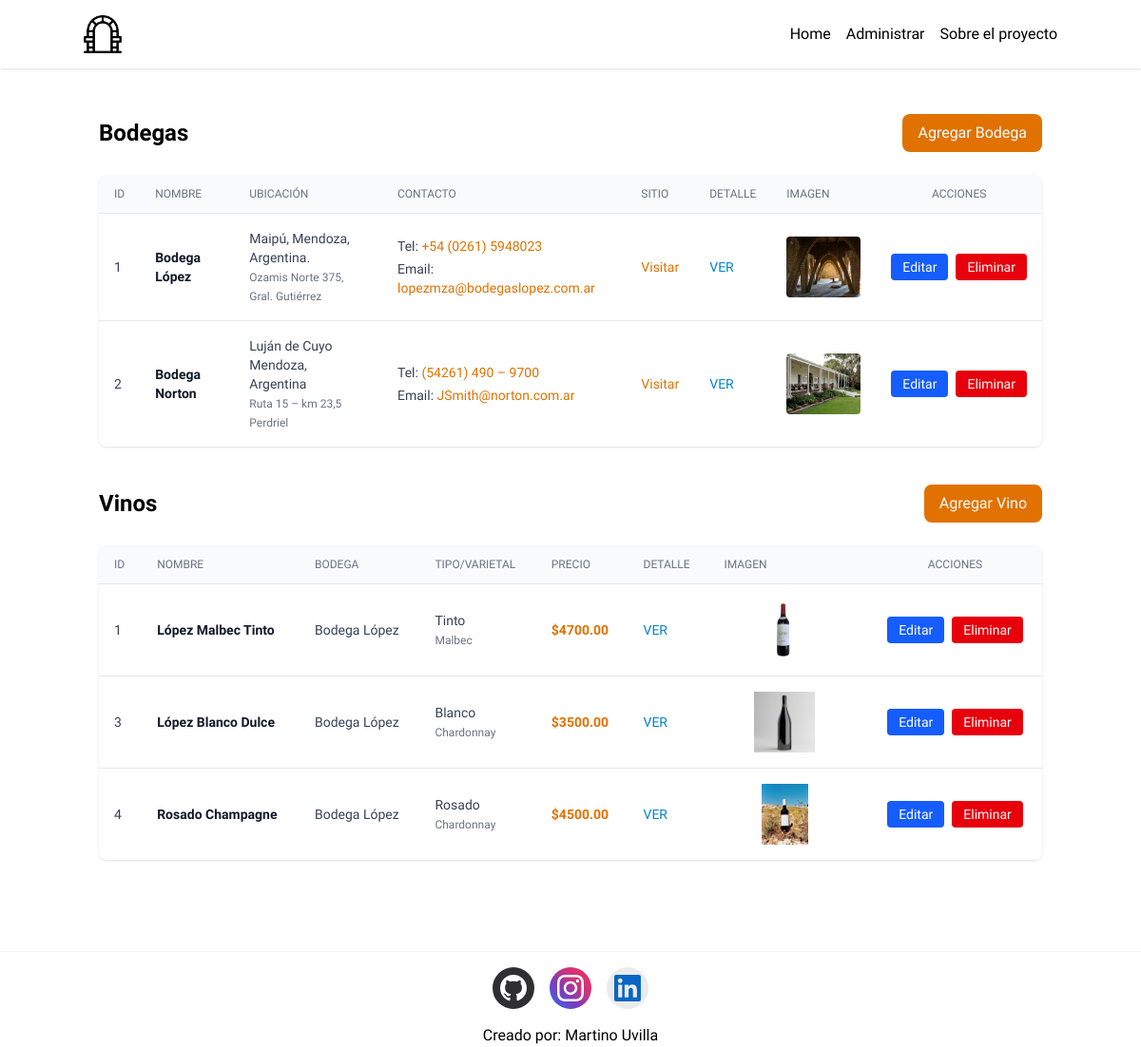
The app's page /administrar/, older data.
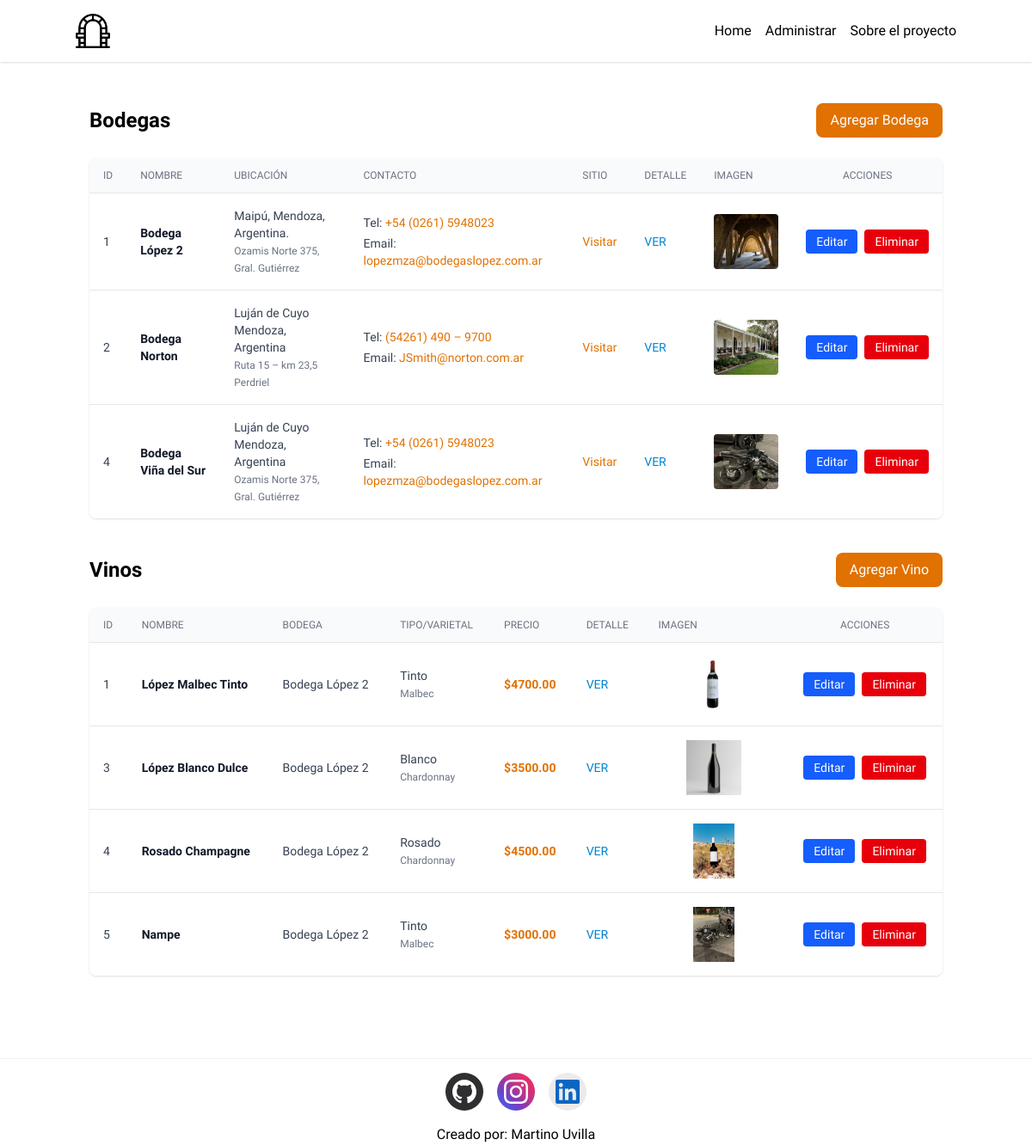
The same page, newer data.
### bodegaApp/models.py (models this page shows, shortened)
class Bodega(models.Model):
    id = models.AutoField(primary_key=True)
    nombre = models.CharField(max_length=200,verbose_name="Nombre")
    direccion = models.CharField(max_length=300,verbose_name="Dirección")
    descripcion = models.TextField(verbose_name="Descripción")
    telefono = models.CharField(max_length=20,verbose_name="Teléfono")
    email = models.EmailField(verbose_name="Email")
    ubicacion = models.CharField(max_length=200,verbose_name="Ubicación")
    imagen = models.ImageField(upload_to='imagenes/',verbose_name="Imagen")
    sitio = models.URLField(verbose_name="Sitio web",blank=True)

class Vino(models.Model):
    CHOICES = [
        ('Tinto', 'Tinto'),
        ('Blanco', 'Blanco'),
        ('Rosado', 'Rosado'),
        ('Espumoso', 'Espumoso'),]
    id = models.AutoField(primary_key=True)
    nombre = models.CharField(max_length=200,verbose_name="Nombre")
    bodega = models.ForeignKey(Bodega, on_delete=models.CASCADE,verbose_name="Bodega",related_name="vinos")
    tipo = models.CharField(max_length=20,choices=CHOICES,verbose_name="Tipo")
    varietal = models.CharField(max_length=100,verbose_name="Varietal")
    precio = models.DecimalField(max_digits=6, decimal_places=2,verbose_name="Precio")
    descripcion = models.TextField(verbose_name="Descripción")
    imagen = models.ImageField(upload_to='imagenes/',verbose_name="Imagen")

### bodegaApp/views.py (the view)
# urls.py: path('administrar/', administrar, name='administrar'),
def administrar(request):
    bodegas = Bodega.objects.all()
    vinos = Vino.objects.all()
    return render(request, 'administrar.html', {'bodegas': bodegas, 'vinos': vinos})

### bodegaApp/templates/administrar.html (shortened to what this page needs)
{% extends "base.html" %}
{% load static %}
{% block content %}
<section class="container px-4 py-12 mx-auto">
  <div class="flex items-center justify-between mb-6">
    <h1 class="text-2xl font-bold">Bodegas</h1>
    <div>
      <button class="px-4 py-2 text-white rounded-lg bg-amber-600 hover:bg-amber-700"><a href="{% url "agregar_bodega" %}">Agregar Bodega</a></button>
    </div>
  </div>
  <div class="mb-10 overflow-x-auto bg-white rounded-lg shadow">
    <table class="min-w-full divide-y divide-gray-200">
      <thead class="bg-gray-50">
        <tr>
          <th class="px-4 py-3 text-xs font-medium text-left text-gray-500 uppercase">ID</th>
          <th class="px-4 py-3 text-xs font-medium text-left text-gray-500 uppercase">Nombre</th>
          <th class="px-4 py-3 text-xs font-medium text-left text-gray-500 uppercase">Ubicación</th>
          <th class="px-4 py-3 text-xs font-medium text-left text-gray-500 uppercase">Contacto</th>
          <th class="px-4 py-3 text-xs font-medium text-left text-gray-500 uppercase">Sitio</th>
          <th class="px-4 py-3 text-xs font-medium text-left text-gray-500 uppercase">Detalle</th>
          <th class="px-4 py-3 text-xs font-medium text-left text-gray-500 uppercase">Imagen</th>
          <th class="px-4 py-3 text-xs font-medium text-center text-gray-500 uppercase">Acciones</th>
        </tr>
      </thead>
      <tbody class="bg-white divide-y divide-gray-200">
        {% for bodega in bodegas %}
        <tr>
          <td class="px-4 py-4 text-sm text-gray-700">{{ bodega.id }}</td>
          <td class="px-4 py-4 text-sm font-semibold text-gray-900">{{ bodega.nombre }}</td>
          <td class="px-4 py-4 text-sm text-gray-700">{{ bodega.ubicacion }}<br><span class="text-xs text-gray-500">{{ bodega.direccion }}</span></td>
          <td class="px-4 py-4 text-sm text-gray-700">
            <div class="space-y-1">
              <div class="text-sm">Tel: <a href="tel:{{ bodega.telefono }}" class="text-amber-600 hover:underline">{{ bodega.telefono }}</a></div>
              <div class="text-sm">Email: <a href="mailto:{{ bodega.email }}" class="text-amber-600 hover:underline">{{ bodega.email }}</a></div>
            </div>
          </td>
          <td class="px-4 py-4 text-sm text-gray-700">
            {% if bodega.sitio %}
            <a href="{{ bodega. }}" target="_blank" rel="noopener" class="text-amber-600 hover:underline">Visitar</a>
            {% else %}
            <span class="text-xs text-gray-400">—</span>
            {% endif %}
          </td>
          <td class="px-4 py-4 text-sm text-gray-700">
            <a href="{% url "bodega_detalle" bodega.id %}" class="text-sky-600 hover:underline">VER</a>
          </td>
          <td class="px-4 py-4 text-sm">
            {% if bodega.imagen %}
            <img src="{{ bodega.imagen.url }}" alt="{{ bodega.nombre }}" class="object-cover w-32 h-16 rounded">
            {% else %}
            <img src="{% static 'img/bodega1.png' %}" alt="Sin imagen" class="object-cover w-32 h-16 rounded opacity-60">
            {% endif %}
          </td>
          <td class="px-4 py-4 text-sm text-center">
            <div class="inline-flex items-center gap-2">
              <button class="px-3 py-1 text-sm text-white bg-blue-600 rounded hover:bg-blue-700">
                <a href="{% url "editar_bodega" bodega.id %}">Editar</a></button>
              <button class="px-3 py-1 text-sm text-white bg-red-600 rounded hover:bg-red-700">
                <a href="{% url "eliminar_bodega" bodega.id %}">Eliminar</a></button>
            </div>
          </td>
        </tr>
        {% empty %}
        <tr>
          <td colspan="7" class="px-4 py-6 text-center text-gray-500">No hay bodegas registradas.</td>
        </tr>
        {% endfor %}
      </tbody>
    </table>
  </div>
  <div class="flex items-center justify-between mb-6">
    <h1 class="text-2xl font-bold">Vinos</h1>
    <div>
      <button class="px-4 py-2 text-white rounded-lg bg-amber-600 hover:bg-amber-700"><a href="{% url "agregar_vino" %}">Agregar Vino</a></button>
    </div>
  </div>
  <div class="overflow-x-auto bg-white rounded-lg shadow">
  <table class="min-w-full divide-y divide-gray-200">
    <thead class="bg-gray-50">
      <tr>
        <th class="px-4 py-3 text-xs font-medium text-left text-gray-500 uppercase">ID</th>
        <th class="px-4 py-3 text-xs font-medium text-left text-gray-500 uppercase">Nombre</th>
        <th class="px-4 py-3 text-xs font-medium text-left text-gray-500 uppercase">Bodega</th>
        <th class="px-4 py-3 text-xs font-medium text-left text-gray-500 uppercase">Tipo/Varietal</th>
        <th class="px-4 py-3 text-xs font-medium text-left text-gray-500 uppercase">Precio</th>
        <th class="px-4 py-3 text-xs font-medium text-left text-gray-500 uppercase">Detalle</th>
        <th class="px-4 py-3 text-xs font-medium text-left text-gray-500 uppercase">Imagen</th>
        <th class="px-4 py-3 text-xs font-medium text-center text-gray-500 uppercase">Acciones</th>
      </tr>
    </thead>
    <tbody class="bg-white divide-y divide-gray-200">
      {% for vino in vinos %}
      <tr>
        <td class="px-4 py-4 text-sm text-gray-700">{{ vino.id }}</td>
        <td class="px-4 py-4 text-sm font-semibold text-gray-900">{{ vino.nombre }}</td>
        <td class="px-4 py-4 text-sm text-gray-700">{{ vino.bodega.nombre }}</td>
        <td class="px-4 py-4 text-sm text-gray-700">
          {{ vino.get_tipo_display }}<br>
          <span class="text-xs text-gray-500">{{ vino.varietal }}</span>
        </td>
        <td class="px-4 py-4 text-sm font-semibold text-amber-600">${{ vino.precio }}</td>
        <td class="px-4 py-4 text-sm text-gray-700">
            <a href="{% url "vino_detalle" vino.id %}" class="text-sky-600 hover:underline">VER</a>
          </td>
        <td class="px-4 py-4 text-sm">
          {% if vino.imagen %}
          <img src="{{ vino.imagen.url }}" alt="{{ vino.nombre }}" class="object-contain w-32 h-16 rounded">
          {% else %}
          <img src="{% static 'img/botella2.png' %}" alt="Sin imagen" class="object-cover w-32 h-16 rounded opacity-60">
          {% endif %}
        </td>
        <td class="px-4 py-4 text-sm text-center">
          <div class="inline-flex items-center gap-2">
            <button class="px-3 py-1 text-sm text-white bg-blue-600 rounded hover:bg-blue-700"><a href="{% url "editar_vino" vino.id %}">Editar</a></button>
            <button class="px-3 py-1 text-sm text-white bg-red-600 rounded hover:bg-red-700"><a href="{% url "eliminar_vino" vino.id %}">Eliminar</a></button>
          </div>
        </td>
      </tr>
      {% empty %}
      <tr>
        <td colspan="7" class="px-4 py-6 text-center text-gray-500">No hay vinos registrados.</td>
      </tr>
      {% endfor %}
    </tbody>
  </table>
</div>
</section>
{% endblock %}

### templates/base.html (shortened to what this page needs)
{% load static %}
<!DOCTYPE html>
<html lang="en">
  <head>
    <script src="https://cdn.jsdelivr.net/npm/@tailwindcss/browser@4"></script>
  </head>
  <body
    class="min-h-screen mx-auto font-medium bg-white max-w-7xl"
    style="font-family: 'Work Sans', sans-serif"
  >
    <header>
      <nav class="p-4 bg-white border-b-[#f4f0f0] shadow-sm">
        <div class="container flex items-center justify-between mx-auto">
          <img src="{% static "img/bodega_logo.png" %}" alt="Bodega Logo"
          class="w-auto h-10">
          <ul class="flex space-x-4">
            <li
              class="text-black transition duration-300 transform hover:scale-95"
            >
              <a href="{% url 'inicio' %}">Home</a>
            </li>
            <li
              class="text-black transition duration-300 transform hover:scale-95"
            >
              <a href="{% url 'administrar' %}">Administrar</a>
            </li>
            <li
              class="text-black transition duration-300 transform hover:scale-95"
            >
              <a href="{% url "about" %}">Sobre el proyecto</a>
            </li>
          </ul>
        </div>
      </nav>
    </header>
    <main>{% block content%}  {% endblock content%}</main>
    <footer class="mx-auto mt-12 border-t bg-white border-t-[#f4f0f0] shadow-t-sm flex items-center justify-center flex-col">
      <div
        class="container flex items-center justify-center gap-4 p-4 mx-auto"
      >
        <a
          href="https://github.com/martinoum"
          class="p-2 transition duration-300 transform bg-[#2f2f31] rounded-full hover:scale-95"
        >
          <svg width="28" height="28">
            <use xlink:href="/static/sprite.svg#github" />
          </svg>
        </a>
        <a
          href="https://www.instagram.com/uvillamartino/"
          class="p-2 transition duration-300 transform rounded-full hover:scale-95"
          style="
            background: linear-gradient(
              45deg,
              #405de6,
              #5851db,
              #833ab4,
              #c13584,
              #e1306c,
              #fd1d1d
            );
          "
        >
          <svg width="28" height="28">
            <use xlink:href="/static/sprite.svg#instagram" />
          </svg>
        </a>
        <a
          href="https://www.linkedin.com/in/martino-uvilla-morales-35b843213/"
          class="p-2 transition duration-300 transform bg-[#ebebeb] rounded-full hover:scale-95"
        >
          <svg width="28" height="28">
            <use xlink:href="/static/sprite.svg#linkedin" />
          </svg>
        </a>
      </div>
      <p class="justify-center mx-auto items center">Creado por: Martino Uvilla</p>
    </footer>
  </body>
</html>

Row changes from the older to the newer data that the page shows:
changed Bodega "Maipú, Mendoza, Argentina.": nombre "Bodega López" → "Bodega López 2"
added Bodega: id "4", nombre "Bodega Viña del Sur", ubicacion "Luján de Cuyo Mendoza, Argentina", direccion "Ozamis Norte 375, Gral. Gutiérrez", telefono "+54 (0261) 5948023", email "lopezmza@bodegaslopez.com.ar", imagen (picture)
changed through a linked row, Vino "López Malbec Tinto": bodega.nombre "Bodega López" → "Bodega López 2"
changed through a linked row, Vino "López Blanco Dulce": bodega.nombre "Bodega López" → "Bodega López 2"
changed through a linked row, Vino "Rosado Champagne": bodega.nombre "Bodega López" → "Bodega López 2"
added Vino: id "5", nombre "Nampe", bodega.nombre "Bodega López 2", tipo "Tinto", varietal "Malbec", precio "3000.00", imagen (picture)
